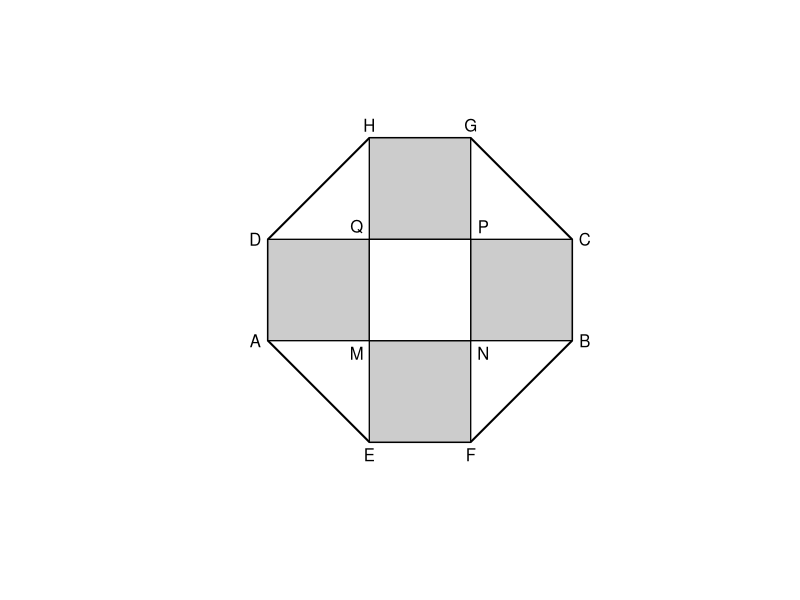

Here is the R script that generated this plot:
setwd("C:/Users/18904/Github/senior-mathematics/codes")
if(!dir.exists("../figures"))dir.create("../figures")
# week27-1: cross-shaped octagon from two rectangles ABCD and EFGH
draw=function(){
  plot(NULL,xlim=c(-3.8,3.8),ylim=c(-3.8,3.8),axes=FALSE,xlab="",ylab="",asp=1)
  oct=rbind(c(-1,3),c(1,3),c(3,1),c(3,-1),c(1,-3),c(-1,-3),c(-3,-1),c(-3,1))
  polygon(oct,lwd=2)
  polygon(rbind(c(-1,1),c(-1,3),c(1,3),c(1,1)),col="gray80")
  polygon(rbind(c(-1,-1),c(-1,-3),c(1,-3),c(1,-1)),col="gray80")
  polygon(rbind(c(-3,1),c(-1,1),c(-1,-1),c(-3,-1)),col="gray80")
  polygon(rbind(c(3,1),c(1,1),c(1,-1),c(3,-1)),col="gray80")
  polygon(rbind(c(-1,1),c(1,1),c(1,-1),c(-1,-1)),col="white")
  segments(-3,1,3,1,lty=1);segments(-3,-1,3,-1,lty=1)
  segments(-1,-3,-1,3,lty=1);segments(1,-3,1,3,lty=1)
  text(-1,3.25,"H");text(1,3.25,"G");text(3.25,1,"C");text(3.25,-1,"B")
  text(1,-3.25,"F");text(-1,-3.25,"E");text(-3.25,-1,"A");text(-3.25,1,"D")
  text(-1.25,1.25,"Q");text(1.25,1.25,"P");text(1.25,-1.25,"N");text(-1.25,-1.25,"M")
}
pdf("../figures/week27-1.pdf",width=4,height=4);draw();dev.off()
svglite::svglite("../figures/week27-1.svg",width=4,height=4);draw();dev.off()
